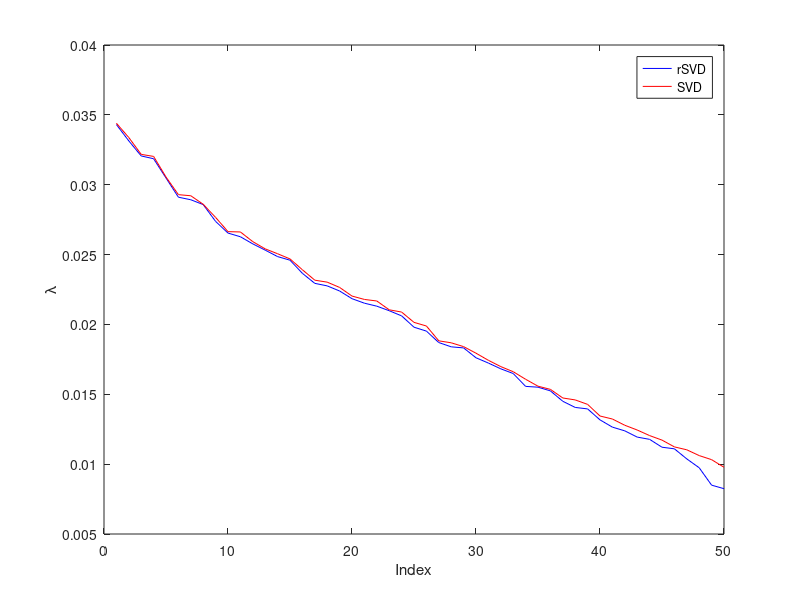
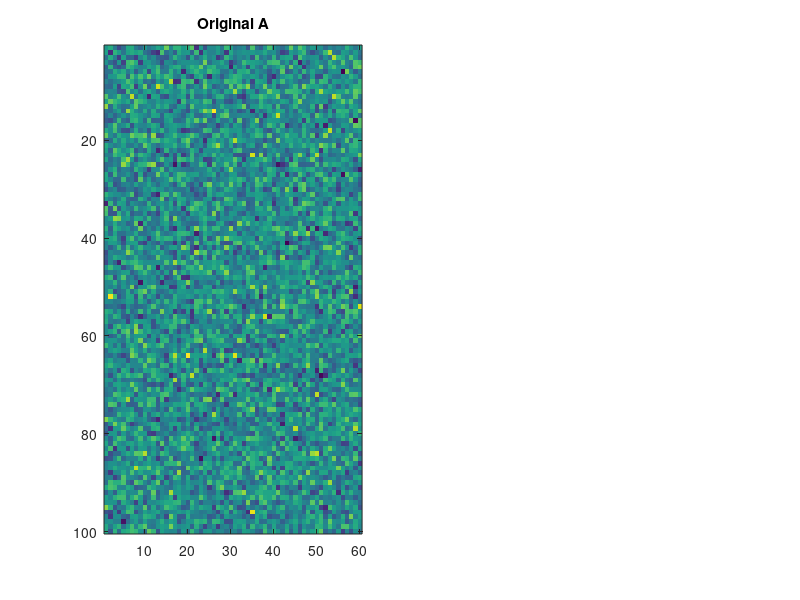

MATLAB code to generate these figures, in order: (Note: this script raises an error after producing the figures.)
clear;clc;

%% Parameters
m = 100; n = 60;      % matrix dimensions
k = 50;                % target rank
p = 5;                % oversampling
A = randn(m, n);      % random input matrix

%% Step 1: Random projection
Omega = randn(n, k + p);         % size: [n x (k+p)]

%% Step 2: Form sketch Y = A * Omega
Y = A * Omega;                   % size: [m x (k+p)]

%% Step 3: Orthonormalize Y to Q
[Q, ~] = qr(Y, 0);               % economy QR, size: [m x (k+p)]

%% Step 4: Project A to lower-dim space
B = Q' * A;                      % size: [(k+p) x n]

%% Step 5: SVD on small matrix B
[U_tilde, S, V] = svd(B, 'econ');

%% Step 6: Final approximation
U = Q * U_tilde;                % size: [m x (k+p)]

%% Truncate to rank-k
U_k = U(:, 1:k);
S_k = S(1:k, 1:k);
V_k = V(:, 1:k);

%% Reconstructed low-rank approximation
A_rsvd = U_k * S_k * V_k';

%% Compare with Exact SVD
[U_exact, S_exact, V_exact] = svd(A, 'econ');
U_exact_k = U_exact(:, 1:k);
S_exact_k = S_exact(1:k, 1:k);
V_exact_k = V_exact(:, 1:k);
A_exact = U_exact_k * S_exact_k * V_exact_k';

% Error comparison
fprintf('||A - A_exact||_F = %.4e\n', norm(A - A_exact, 'fro'));
fprintf('||A - A_rsvd ||_F = %.4e\n', norm(A - A_rsvd, 'fro'));

%% Visualization of singular values
figure;
plot(diag(S_k)/sum(diag(S_k)),'b-','DisplayName','rSVD');
hold on;
plot(diag(S_exact_k)/sum(diag(S_k)),'r-','DisplayName','SVD');
xlabel('Index');ylabel('\lambda');
legend();

%% Visualization of matrix
figure;
subplot(1,2,1);
imagesc(A); title('Original A'); 
clim([min(min(A)),max(max(A))]);
colormap jet;colorbar;

subplot(1,2,2);
imagesc(A_rsvd); title(sprintf('rSVD Rank-%d Approximation', k)); 
clim([min(min(A)),max(max(A))]);
colormap jet;colorbar;
